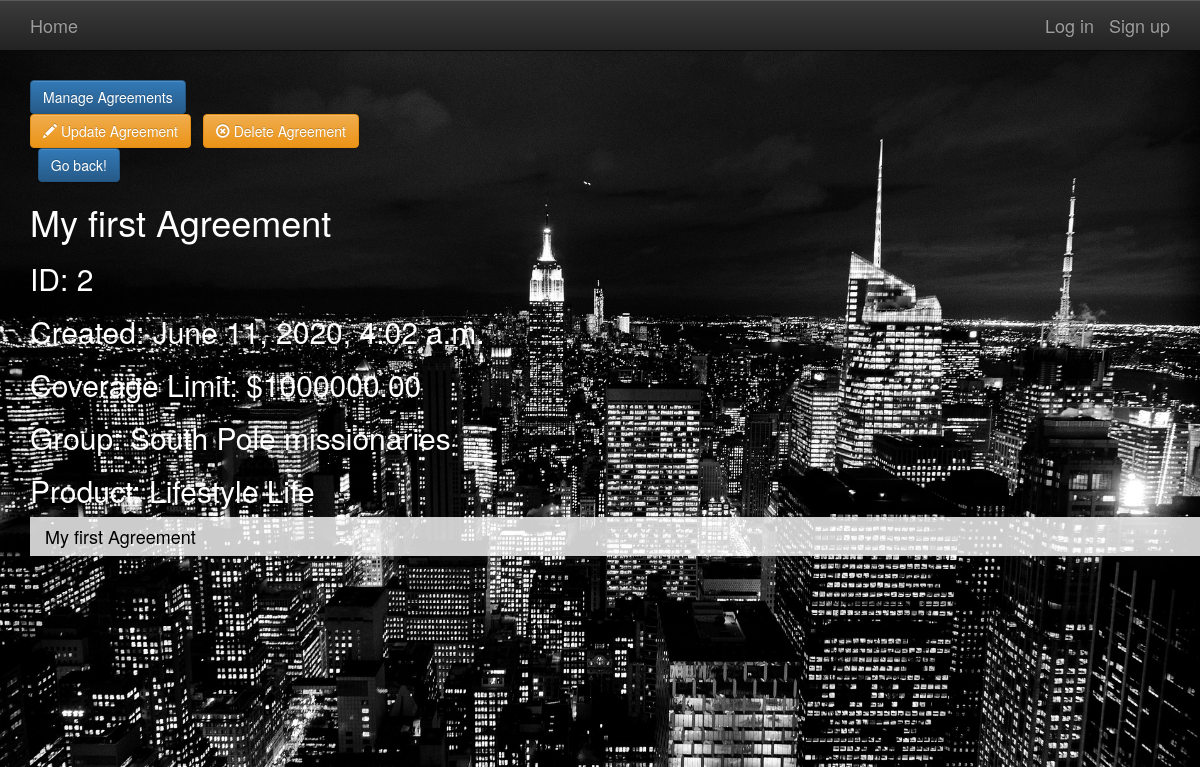
/agreements/posts/in/2/, run on the app's committed database.
### agreements/models.py (models this page shows, shortened)
class Agreement(models.Model):
    name = models.CharField(max_length=255)
    slug = models.SlugField(allow_unicode=True)
    description = models.TextField(blank=True, default='')
    description_html = models.TextField(editable=False, default='', blank=True)
    coverage_limit = models.DecimalField(max_digits=10, decimal_places=2, default=0)
    agreement_date = models.DateTimeField(auto_now=True)
    group = models.ForeignKey(Group, related_name="group_set")
    product = models.ForeignKey(Product,related_name="product_set")
    class Meta:
        ordering = ["-pk"]

### groups/models.py (models this page shows, shortened)
class Group(models.Model):
    name = models.CharField(max_length=255)
    slug = models.SlugField(allow_unicode=True)
    description = models.TextField(blank=True, default='')
    description_html = models.TextField(editable=False, default='', blank=True)
    purpose = models.CharField(max_length=255, null=True, default='', blank=True)
    def __str__(self):
        return self.name
    class Meta:
        ordering = ["pk"]
        unique_together = ("name", "purpose")

### products/models.py (models this page shows, shortened)
class Product(models.Model):
    productid = models.PositiveIntegerField(max_length=10)
    name = models.CharField(max_length=255)
    CHOOSE = 'Unknown Type'
    LIFE = 'LIFE'
    STD = 'STD'
    LTD = 'LTD'
    CI = 'CI'
    PRODUCT_CHOICES = (
        (CHOOSE, 'Unknown Type'),
        (LIFE, 'Life Insurance'),
        (STD, 'Short Term Disability'),
        (LTD, 'Long Term Disability'),
        (CI, 'Critical Illness'),
    )
    type = models.CharField(max_length=100,
                                      choices=PRODUCT_CHOICES,
                                      default=CHOOSE)
    slug = models.SlugField(allow_unicode=True)
    description = models.TextField(blank=True, default='')
    description_html = models.TextField(editable=False, default='', blank=True)
    price_per_1000_units = models.DecimalField(max_digits=4, decimal_places=2, default=0)
    def __str__(self):
        return self.name
    class Meta:
        ordering = ["pk"]
        unique_together = ("name", "type")

### agreements/views.py (the view)
# urls.py: url(r"^posts/in/(?P<pk>\d+)/$",views.SingleAgreement.as_view(),name="single"),
class SingleAgreement(generic.DetailView):
    context_object_name = 'agreement_details'
    model = models.Agreement
    template_name = 'agreements/agreement_detail.html'

### agreements/templates/agreements/agreement_detail.html (shortened to what this page needs)
{% extends "agreements/agreement_base.html" %}
{% block pre_agreement %}
<div class="dropdown">
  <button class="dropbtn btn btn-primary btn-large">Manage Agreements</button>
  <div class="dropdown-content">
    <a href="{% url 'agreements:update' pk=agreement_details.pk %}" class="btn btn-md btn-fill btn-warning"><span class="glyphicon glyphicon-pencil"></span> Update Agreement</a>
    <a href="{% url 'agreements:delete' pk=agreement_details.pk %}" class="btn btn-md btn-fill btn-warning"><span class="glyphicon glyphicon-remove-circle"></span> Delete Agreement</a>
  </div>
</div>
<input type="button" class="btn btn-primary btn-large" value="Go back!" onclick="history.back()">
<h1>{{agreement_details.name}}</h1>
<h2>ID: {{agreement_details.pk}}</h2>
<h2>Created: {{agreement_details.agreement_date}}</h2>
<h2>Coverage Limit: ${{agreement_details.coverage_limit}}</h2>
<h2>Group: {{agreement_details.group}}</h2>
<h2>Product: {{agreement_details.product}}</h2>
<div style="background-color: rgba(255, 255, 255, 0.8);" data-spy="scroll" data-target=".navbar">
  <div class="list-group-item-text container-fluid">
    <h4 style="color:black;">{{ agreement_details.description_html|safe }}</h4>
  </div>
</div>
{% endblock %}

### static/simplesocial/css/master.css (style rules this page uses)
body { margin: 0; overflow: scroll; background-color: black; color:white; }
html, body { background: #000; height: 100%; }

### data on the page
Agreement: name "My first Agreement", pk "2", agreement_date "June 11, 2020, 4:02 a.m.", coverage_limit "1000000.00", group "South Pole missionaries", product "Lifestyle Life", description_html "My first Agreement"
